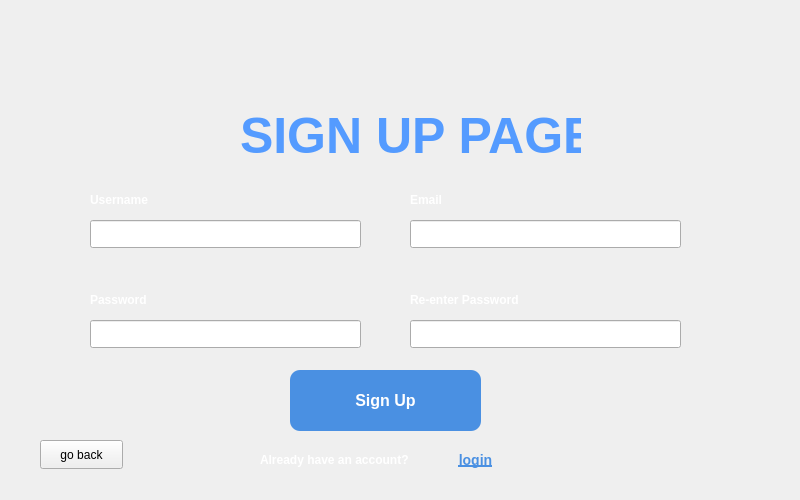
<?xml version="1.0" encoding="UTF-8"?>
<ui version="4.0">
 <class>SignUpPage</class>
 <widget class="QWidget" name="SignUpPage">
  <property name="geometry">
   <rect>
    <x>0</x>
    <y>0</y>
    <width>800</width>
    <height>500</height>
   </rect>
  </property>
  <property name="windowTitle">
   <string>Form</string>
  </property>
  <widget class="QLabel" name="label">
   <property name="geometry">
    <rect>
     <x>240</x>
     <y>90</y>
     <width>341</width>
     <height>91</height>
    </rect>
   </property>
   <property name="styleSheet">
    <string notr="true">    font-family: &quot;Inter&quot;, sans-serif;
    color: #549bff;
    font-size: 50px;
    font-weight: 600;</string>
   </property>
   <property name="text">
    <string>SIGN UP PAGE</string>
   </property>
  </widget>
  <widget class="QLabel" name="label_2">
   <property name="geometry">
    <rect>
     <x>30</x>
     <y>30</y>
     <width>161</width>
     <height>161</height>
    </rect>
   </property>
   <property name="text">
    <string/>
   </property>
   <property name="pixmap">
    <pixmap resource="Images.qrc">:/cloudworx_logowebp.png</pixmap>
   </property>
   <property name="scaledContents">
    <bool>true</bool>
   </property>
  </widget>
  <widget class="QPushButton" name="backButton">
   <property name="geometry">
    <rect>
     <x>40</x>
     <y>440</y>
     <width>83</width>
     <height>29</height>
    </rect>
   </property>
   <property name="text">
    <string>go back</string>
   </property>
  </widget>
  <widget class="QLabel" name="label_3">
   <property name="geometry">
    <rect>
     <x>90</x>
     <y>190</y>
     <width>91</width>
     <height>20</height>
    </rect>
   </property>
   <property name="styleSheet">
    <string notr="true">    font-family: &quot;Inter&quot;, sans-serif;
    color: #fff;
    font-weight: 600;</string>
   </property>
   <property name="text">
    <string>Username</string>
   </property>
  </widget>
  <widget class="QLineEdit" name="lineEdit">
   <property name="geometry">
    <rect>
     <x>90</x>
     <y>220</y>
     <width>271</width>
     <height>28</height>
    </rect>
   </property>
  </widget>
  <widget class="QPushButton" name="signUpButton">
   <property name="geometry">
    <rect>
     <x>290</x>
     <y>370</y>
     <width>191</width>
     <height>61</height>
    </rect>
   </property>
   <property name="styleSheet">
    <string notr="true">QPushButton {
    background-color: #4A90E2;
    color: white;
    font-family: &quot;Inter&quot;, sans-serif;
    font-size: 16px;
    font-weight: 600;
    border: none;
    border-radius: 10px;
    padding: 8px 16px;
}

QPushButton:hover {
    background-color: #5AA9F4;
}

QPushButton:pressed {
    background-color: #3A78C2;
}

QPushButton:disabled {
    background-color: #A0C4FF;
    color: #E0E0E0;
}
</string>
   </property>
   <property name="text">
    <string>Sign Up</string>
   </property>
  </widget>
  <widget class="QPushButton" name="loginButton">
   <property name="geometry">
    <rect>
     <x>440</x>
     <y>445</y>
     <width>71</width>
     <height>29</height>
    </rect>
   </property>
   <property name="styleSheet">
    <string notr="true">QPushButton {
    background: transparent;
    border: none;
    color: #4A90E2;
    font-family: &quot;Inter&quot;, sans-serif;
    font-size: 14px;
    font-weight: 500;
    text-decoration: underline;
    padding: 0;
}

QPushButton:hover {
    color: #1C70C1;
}
</string>
   </property>
   <property name="text">
    <string>login</string>
   </property>
  </widget>
  <widget class="QLabel" name="label_4">
   <property name="geometry">
    <rect>
     <x>410</x>
     <y>190</y>
     <width>91</width>
     <height>20</height>
    </rect>
   </property>
   <property name="styleSheet">
    <string notr="true">    font-family: &quot;Inter&quot;, sans-serif;
    color: #fff;
    font-weight: 600;</string>
   </property>
   <property name="text">
    <string>Email</string>
   </property>
  </widget>
  <widget class="QLabel" name="label_5">
   <property name="geometry">
    <rect>
     <x>90</x>
     <y>290</y>
     <width>91</width>
     <height>20</height>
    </rect>
   </property>
   <property name="styleSheet">
    <string notr="true">    font-family: &quot;Inter&quot;, sans-serif;
    color: #fff;
    font-weight: 600;</string>
   </property>
   <property name="text">
    <string>Password</string>
   </property>
  </widget>
  <widget class="QLabel" name="label_6">
   <property name="geometry">
    <rect>
     <x>410</x>
     <y>290</y>
     <width>161</width>
     <height>20</height>
    </rect>
   </property>
   <property name="styleSheet">
    <string notr="true">    font-family: &quot;Inter&quot;, sans-serif;
    color: #fff;
    font-weight: 600;</string>
   </property>
   <property name="text">
    <string>Re-enter Password</string>
   </property>
  </widget>
  <widget class="QLineEdit" name="lineEdit_2">
   <property name="geometry">
    <rect>
     <x>410</x>
     <y>220</y>
     <width>271</width>
     <height>28</height>
    </rect>
   </property>
  </widget>
  <widget class="QLineEdit" name="lineEdit_3">
   <property name="geometry">
    <rect>
     <x>410</x>
     <y>320</y>
     <width>271</width>
     <height>28</height>
    </rect>
   </property>
   <property name="echoMode">
    <enum>QLineEdit::Password</enum>
   </property>
  </widget>
  <widget class="QLineEdit" name="lineEdit_4">
   <property name="geometry">
    <rect>
     <x>90</x>
     <y>320</y>
     <width>271</width>
     <height>28</height>
    </rect>
   </property>
   <property name="echoMode">
    <enum>QLineEdit::Password</enum>
   </property>
  </widget>
  <widget class="QLabel" name="label_7">
   <property name="geometry">
    <rect>
     <x>260</x>
     <y>450</y>
     <width>201</width>
     <height>20</height>
    </rect>
   </property>
   <property name="styleSheet">
    <string notr="true">    font-family: &quot;Inter&quot;, sans-serif;
    color: #fff;
    font-weight: 600;</string>
   </property>
   <property name="text">
    <string>Already have an account?</string>
   </property>
  </widget>
 </widget>
 <resources>
  <include location="Images.qrc"/>
 </resources>
 <connections/>
</ui>
